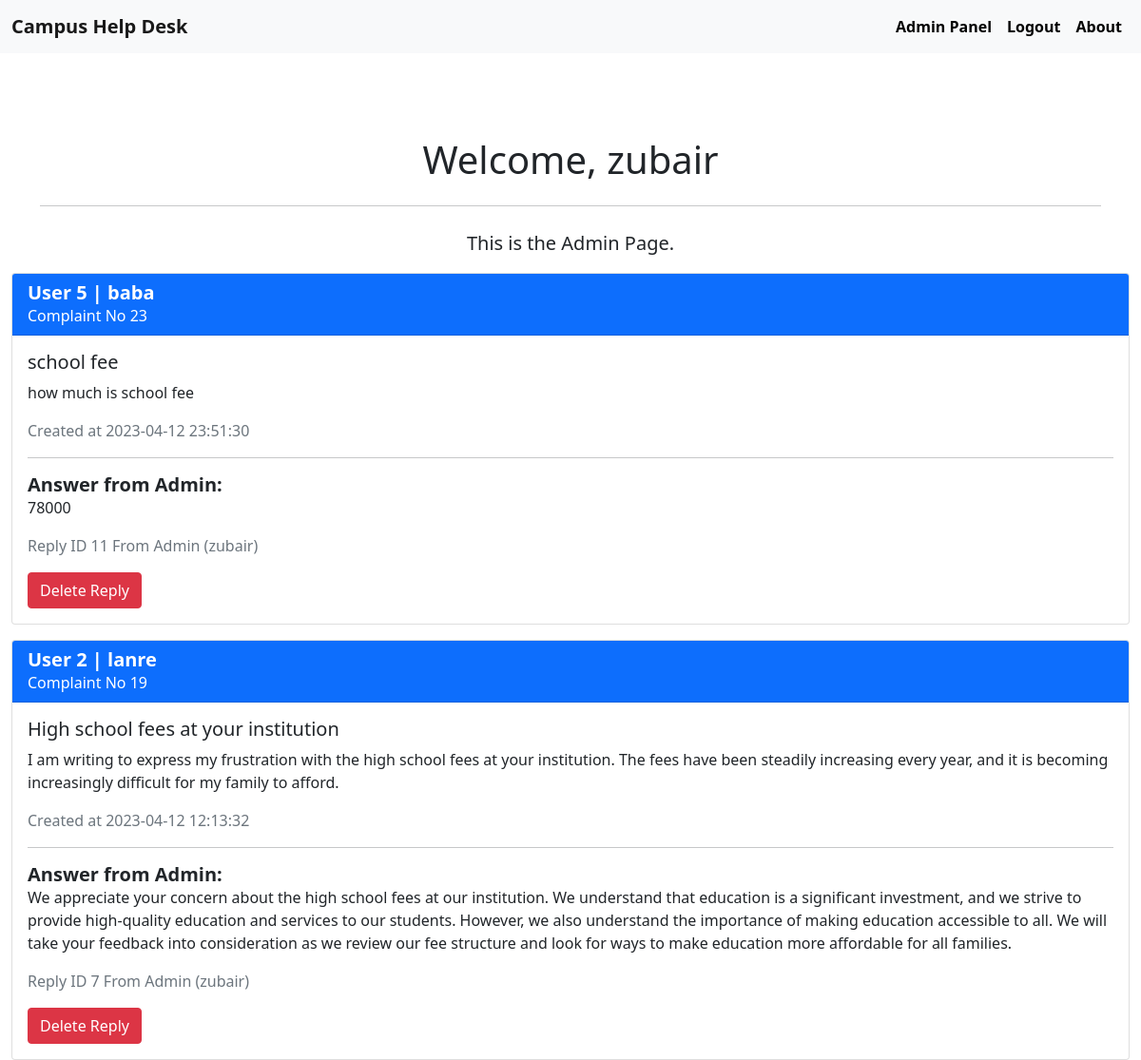
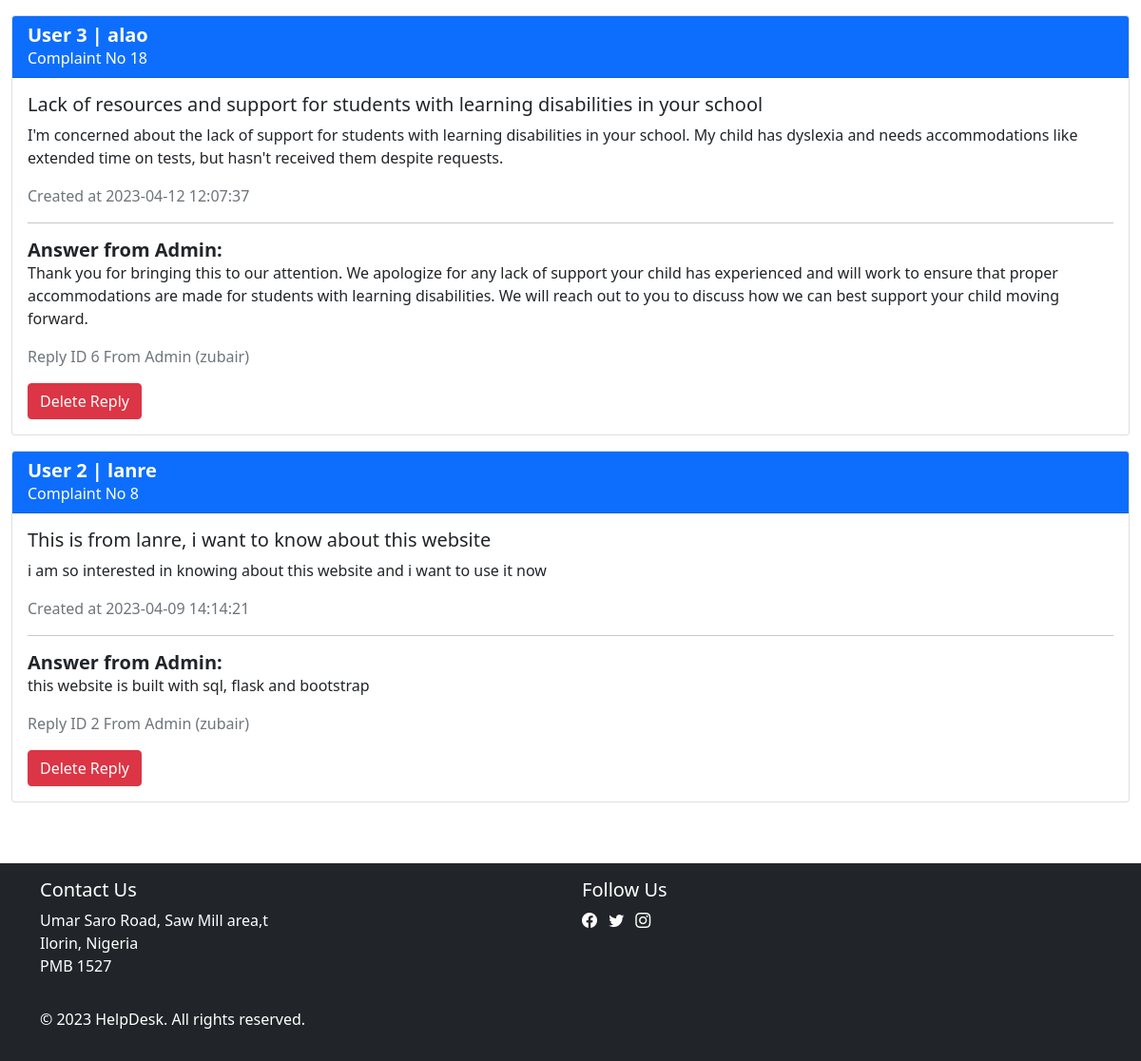
The page /admin (signed in) on the database its author committed (2 pictures, top to bottom).
### tables this page shows
CREATE TABLE users (
  id INTEGER PRIMARY KEY AUTOINCREMENT NOT NULL,
  username TEXT NOT NULL,
  hash TEXT NOT NULL
, is_admin INTEGER DEFAULT 0);

CREATE TABLE replies (
  id INTEGER PRIMARY KEY AUTOINCREMENT NOT NULL,
  complaint_id INTEGER NOT NULL,
  user_id INTEGER NOT NULL,
  message TEXT NOT NULL,
  created_at TIMESTAMP DEFAULT CURRENT_TIMESTAMP,
  FOREIGN KEY (complaint_id) REFERENCES complaints (id),
  FOREIGN KEY (user_id) REFERENCES users (id)
);

CREATE TABLE complaints (
  id INTEGER PRIMARY KEY AUTOINCREMENT NOT NULL,
  user_id INTEGER NOT NULL,
  subject TEXT NOT NULL,
  description TEXT NOT NULL,
  created_at TIMESTAMP DEFAULT CURRENT_TIMESTAMP,
  FOREIGN KEY (user_id) REFERENCES users (id)
);

### app.py (the view)
@app.route("/admin")
@login_required
def admin():
    if not session.get("is_admin"):
        flash("You must be an admin to access this page.", "error")
        return redirect("/")
    complaints = db.execute("SELECT complaints.id as complaint_id, users.id as user_id, users.username, users.hash, users.is_admin, complaints.subject, complaints.description, complaints.created_at, replies.id as reply_id, replies.message, replies.created_at as reply_created_at FROM complaints JOIN users ON complaints.user_id = users.id LEFT JOIN replies ON complaints.id = replies.complaint_id ORDER BY reply_id IS NULL DESC, reply_created_at DESC;")
    """Show user profile"""
    user_info = db.execute("SELECT username FROM users WHERE id = :user_id", user_id=session["user_id"])
    return render_template("admin.html", complaints=complaints, username=user_info[0]["username"])

### app.py (called while the page is built)
@app.after_request
def after_request(response):
    response.headers["Cache-Control"] = "no-cache, no-store, must-revalidate"
    response.headers["Expires"] = 0
    response.headers["Pragma"] = "no-cache"
    return response

### helpers.py (called while the page is built)
def login_required(f):
    @wraps(f)
    def decorated_function(*args, **kwargs):
        if session.get("user_id") is None:
            return redirect("/login")
        return f(*args, **kwargs)
    return decorated_function

### templates/admin.html (shortened to what this page needs)
{% extends "layout.html" %}
{% block main %}
    <div class="container-fluid mt-5 py-5 bg-light-blue">
        <div class="container position-relative text-center">
            <div class="jumbotron mt-5">
                <h1>Welcome, {{ username }}</h1>
                <hr class="my-4">
                <p class="lead">This is the Admin Page.</p>
            </div>
        </div>
        {% if complaints %}
            {% for complaint in complaints %}
            <div class="card mb-3">
                <div class="card-header bg-primary text-white">
                    <h5 class="fw-bold mb-0">User {{ complaint.user_id }} | {{ complaint.username }}</h5>
                    <p class="mb-0">Complaint No {{ complaint.complaint_id }}</p>
                </div>
                <div class="card-body">
                    <h5 class="card-title">{{ complaint.subject }}</h5>
                    <p class="card-text">{{ complaint.description }}</p>
                    <p class="text-muted mb-0">Created at {{ complaint.created_at }}</p>
                    {% if complaint.message %}
                    <hr>
                    <h5 class="fw-bold mb-0">Answer from Admin:</h5>
                    <p class="card-text">{{ complaint.message }}</p>
                    <p class="text-muted mb-0">Reply ID {{ complaint.reply_id }} From Admin ({{ username }})</p>
                    <form action="/deleteadmin" method="post">
                        <button type="submit" class="btn btn-danger mt-3">Delete Reply</button>
                    </form>
                    {% endif %}
                </div>
            </div>
            {% endfor %}
        {% else %}
        <p class="position-relative">No complaints to answer.</p>
        {% endif %}
    </div>
{% endblock %}

### rows shown on the page
users: username "zubair"
replies: user_id "5", username "baba", complaint_id "23", subject "school fee", description "how much is school fee", created_at "2023-04-12 23:51:30", message "78000", reply_id "11"
replies: user_id "2", username "lanre", complaint_id "19", subject "High school fees at your institution", description "I am writing to express my frustration with the high school fees at your institution. The fees have been steadily increasing every year, and it is becoming increasingly difficult for my family to afford.", created_at "2023-04-12 12:13:32", message "We appreciate your concern about the high school fees at our institution. We understand that education is a significant investment, and we strive to provide high-quality education and services to our students. However, we also understand the importance of making education accessible to all. We will take your feedback into consideration as we review our fee structure and look for ways to make education more affordable for all families.", reply_id "7"
replies: user_id "3", username "alao", complaint_id "18", subject "Lack of resources and support for students with learning disabilities in your school", description "I'm concerned about the lack of support for students with learning disabilities in your school. My child has dyslexia and needs accommodations like extended time on tests, but hasn't received them despite requests.", created_at "2023-04-12 12:07:37", message "Thank you for bringing this to our attention. We apologize for any lack of support your child has experienced and will work to ensure that proper accommodations are made for students with learning disabilities. We will reach out to you to discuss how we can best support your child moving forward.", reply_id "6"
replies: user_id "2", username "lanre", complaint_id "8", subject "This is from lanre, i want to know about this website", description "i am so interested in knowing about this website and i want to use it now", created_at "2023-04-09 14:14:21", message "this website is built with sql, flask and bootstrap", reply_id "2"
